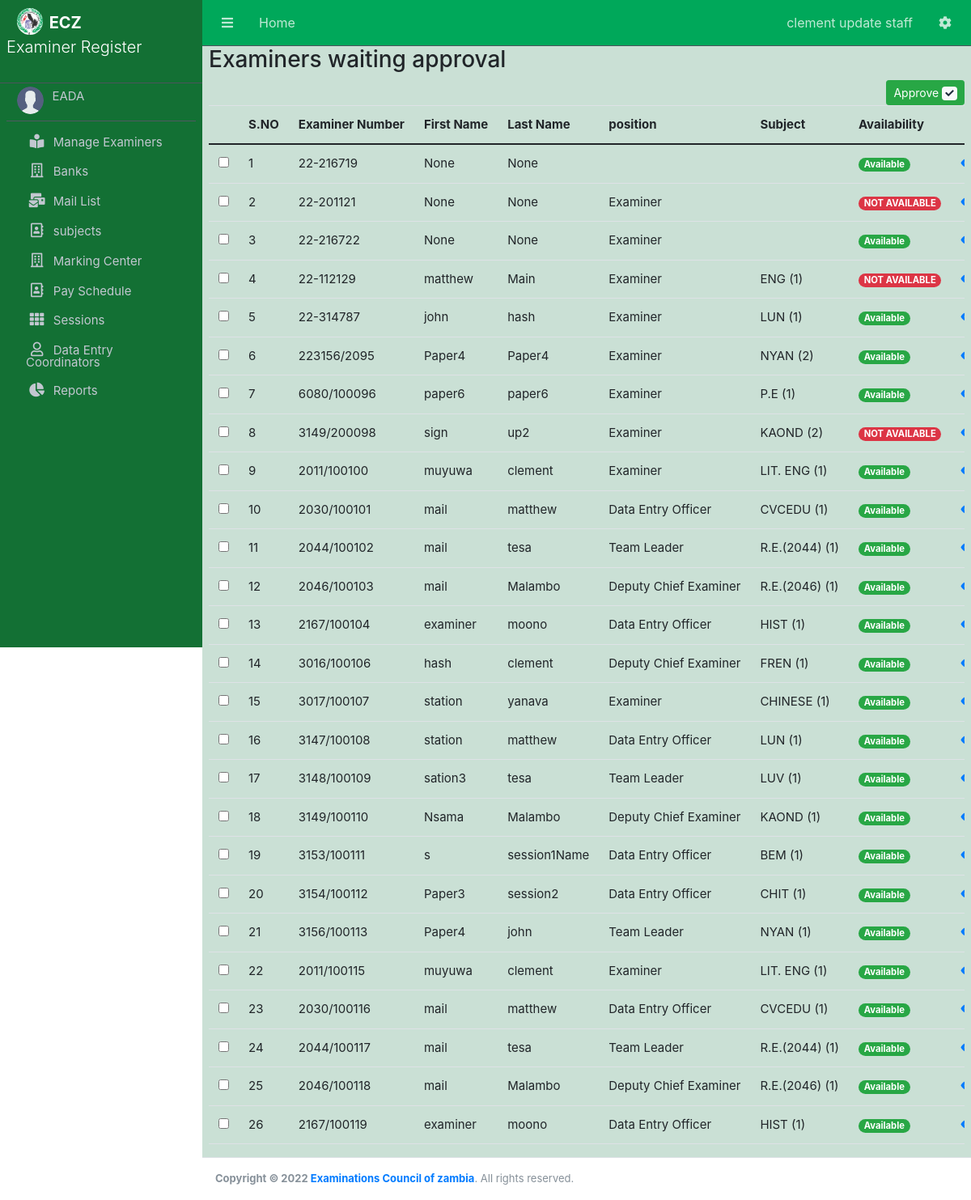
Page /examiner/requests (signed in) on the earlier database version.
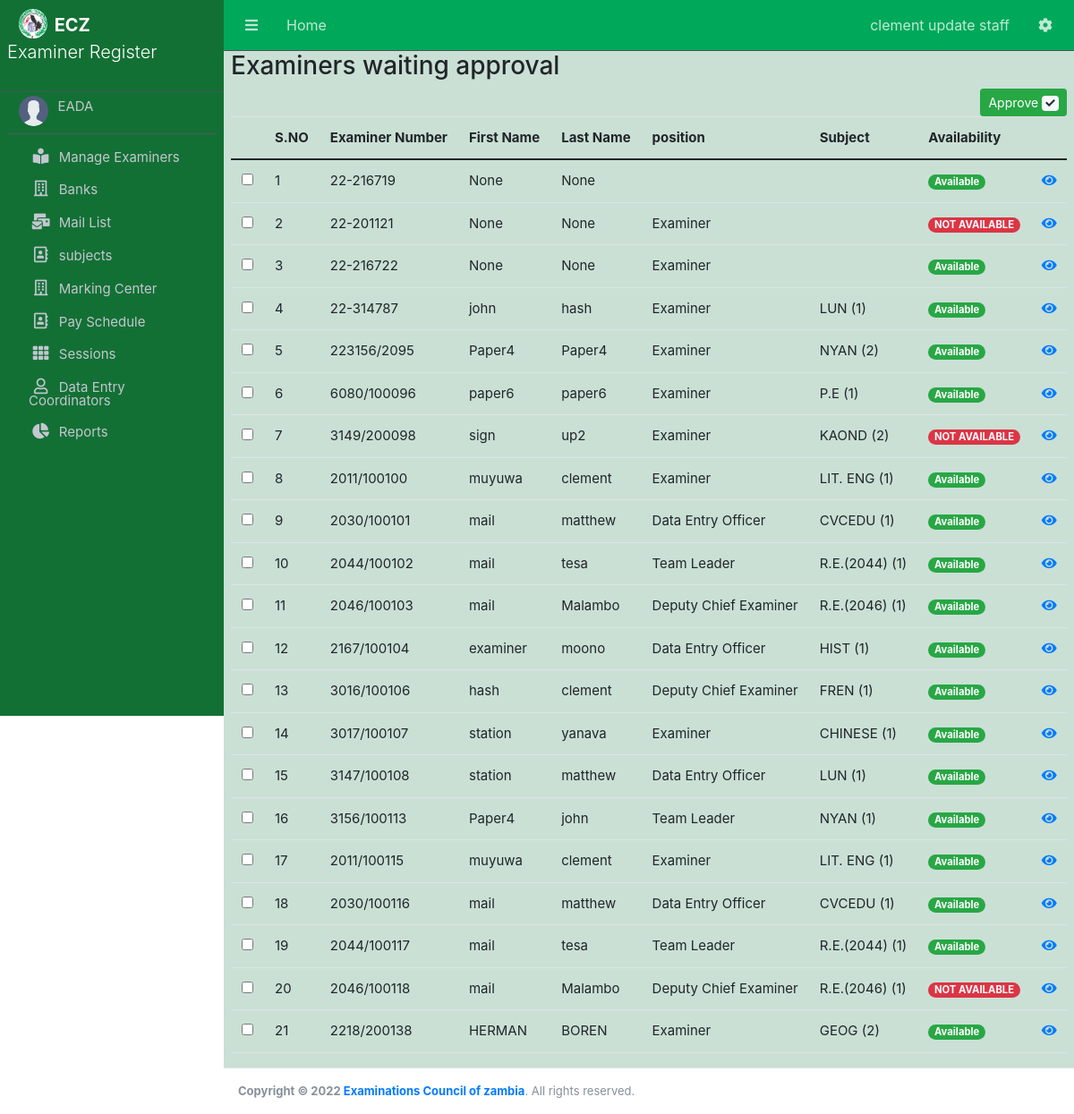
Same page on the later database version.
### Examiner/models.py (models this page shows, shortened)
class Examiner(models.Model):
    user=models.OneToOneField(CustomUser,
        on_delete=models.CASCADE,null=True,blank=True)
    gender_data = ((0,"SELECT GENDER"),(1, "MALE"), (2, "FEMALE"))
    D_O_B=models.DateField(null=False)
    gender = models.IntegerField(default=0, choices=gender_data)
    subject=models.ForeignKey(Subject,to_field="subjectCode",db_column="Subject_Code", on_delete=models.SET_NULL,null=True,blank=True)
    paper=models.ForeignKey(Paper,db_column="Paper_Number", on_delete=models.SET_NULL,null=True)
    position=models.ForeignKey(Position,on_delete=models.SET_NULL,null=True)
    first_name=models.CharField(max_length=50,null=True)
    last_name=models.CharField(max_length=50,null=True)
    ExaminerCode=models.CharField(max_length=11,unique=True)
    Address=models.CharField(max_length=500,null=True)
    province=models.ForeignKey(Province, on_delete=models.SET_NULL,null=True)
    district=models.ForeignKey(Station,related_name="district", on_delete=models.SET_NULL,blank=True,null=True)#from station
    to_province =models.CharField(max_length=50,choices=regions,null=True,blank=True)
    bank=models.ForeignKey(Bank,on_delete=models.SET_NULL,null=True,blank=True)
    branch=models.ForeignKey(BankBranch,on_delete=models.SET_NULL,null=True,blank=True)
    AccountDetails=models.CharField(max_length=150,null=True)
    nrc_regex=RegexValidator(regex=r'([0-9]{6})\/([0-9]{2})\/([0-9]{1})', message="Enter a valid NRC Number")
    NRC=models.CharField(max_length=11,null=True,validators=[nrc_regex])
    t_pin_regex=RegexValidator(regex=r'([0-9]{10})', message="Enter a valid T-Pin Number [0~9 10 digits]")
    TPIN=models.CharField(max_length=10,null=True,validators=[t_pin_regex])
    phone_regex=RegexValidator(regex=r'0([0-9]{9})', message="Enter a valid Phone Number starting: 0")
    cell_Number=models.CharField(max_length=10,null=True,validators=[phone_regex])
    email=models.EmailField(null=True,unique=True)
    created_at = models.DateTimeField(auto_now_add=True)
    updated_at = models.DateTimeField(auto_now=True)
    approved=models.BooleanField(default=False)
    availability=models.BooleanField(default=False)
    session=models.ForeignKey(Session,on_delete=models.CASCADE,null=True,blank=True)
    mail_count=models.IntegerField(default=0)
    objects = models.Manager()

class Position(models.Model):
    name=models.CharField(max_length=50,null=True)

class Subject(models.Model):
    subjectCode=models.CharField(max_length=5,unique=True)
    subjectName=models.CharField(max_length=20,null=True)
    subjectDescription=models.CharField(max_length=50,null=True,blank=True)
    datecreated= models.DateField(auto_now=True)
    dateupdated= models.DateField(auto_now=True)

class Paper(models.Model):
    subject=models.ForeignKey(Subject,to_field="subjectCode",on_delete=models.CASCADE)
    paper_number=models.IntegerField(default=0)
    paper_name=models.CharField(max_length=7)
    paper_description=models.CharField(max_length=50)

### Examiner/EADViews.py (the view, shortened to what this page needs)
# urls.py: path('examiner/requests',EADViews.examinerRequests,name='examiner-requests'),
@login_required()
def examinerRequests(request):
    examiners=Examiner.objects.filter(approved=False)
    context={
        'examiners':examiners
    }
    return render(request,'Examiner/examinerRequests.html',context)

### Examiner/templates/Examiner/examinerRequests.html (shortened to what this page needs)
{%extends 'index.html' %}
{% load static %}
{%block content%}
<h3>Examiners waiting approval</h3>
<span class="float-right" ><a href="#" class="btn btn-success btn-sm" id="appove_multiple_btn">Approve
    <span class="badge badge-light"> <i class="fa fa-check" aria-hidden="true"></i> </span></a> </span>
<div class="table-responsive">
<table class="table table-hover text-nowrap .table-striped" id="examinersTable">
  <thead>
       <tr>
         <th></th>
         <th>S.NO</th>
           <th>Examiner Number</th>
           <th>First Name</th>
           <th>Last Name</th>
           <th>position</th>
           <th>Subject</th>
           <th>Availability</th>
           <th></th>
       </tr>
    </thead>
    <tbody>
       {%for item in examiners %}
   <tr id="{{item.id}}">
      <td><input type="checkbox" name="examiner_id[]" value="{{item.id}}" id="approve_examiner"> </td>
      <td>{{forloop.counter}}</td>
       <td>{{item.ExaminerCode}}</td>
       <td>{{item.first_name}}</td>
       <td>{{item.last_name}}</td>
       <td>{{item.position.name}}</td>
       <td>
        {{item.subject.subjectName}}
        {% if item.paper %}
        ({{item.paper.paper_number}})
        {% endif %}
        </td>
           {% if item.availability %}
            <td><span class="badge badge-pill badge-success" >Available</span></td>
           {% endif %}
           {% if not item.availability %}
           <td><span class="badge badge-pill badge-danger" >NOT AVAILABLE</span></td>
           {% endif %}
       <td><a href="{% url 'examiner-details' item.id %}"><i class='fas fa-eye'></i></a></td>
   </tr>
   {%empty%}
   <h4>no Examiners in list</h4>
       {%endfor%}
</tbody>
   </table>
</div>
{%endblock content%}

### Examiner/templates/EAD/sidebar.html (shortened to what this page needs)
{% load static%}
<aside class="main-sidebar sidebar-dark-primary  ">
   <a href="{% url 'staff-home'%}" class="brand-link">
    <img src="{% static '/img/logo.jpg'%}" alt="AdminLTE Logo" class="brand-image img-circle" style="opacity: 1.0">
    <span class="brand-text font-weight-heavy"><strong>ECZ</strong></span></br>
    <span class="brand-text font-weight-light float-bottom"><p>Examiner Register</p></span>
  </a>
  <div class="sidebar ">
    <div class="user-panel mt-1 pb-2 mb-1 d-flex">
      <div class="image">
        <img src="{% static 'dist/img/user.png'%}" class="img-circle nav-icon" alt="User Image">
      </div>
      <div class="info">
        <a href="#" class="d-block">{{ request.user}}</a>
      </div>
    </div>
      <nav class="sidebar mt-2">
        <ul class="nav nav-pills nav-sidebar flex-column" data-widget="treeview" role="menu" data-accordion="false" id="nav_accordion">
          <li class="nav-item has-submenu">
            <a href="#" class="nav-link">
              <i class='nav-icon fas fa-book-reader' ></i>
              <p>
                Manage Examiners
              </p>
            </a>
          </li>
          <li class="nav-item">
            <a href="{%url 'bank-list'%}" class="nav-link">
              <i class='nav-icon far fa-building' ></i>
              <p>
              Banks
              </p>
            </a>
          </li>
            <li class="nav-item">
            <a href="{%url 'mail-list'%}" class="nav-link">
              <i class='nav-icon fas fa-mail-bulk' ></i>
              <p>
              Mail List
              </p>
            </a>
          </li>
          <li class="nav-item has-submenu">
            <a href="#" class="nav-link">
              <i class='nav-icon far fa-address-book' ></i>
              <p>
                subjects
              </p>
            </a>
          </li>
          <li class="nav-item">
            <a href="{%url 'marking-center'%}" class="nav-link">
              <i class='nav-icon far fa-building' ></i>
              <p>
              Marking Center
              </p>
            </a>
          </li>
          <li class="nav-item has-submenu">
            <a href="#" class="nav-link">
              <i class='nav-icon far fa-address-book' ></i>
              <p>
                Pay Schedule
              </p>
            </a>
          </li>
          <li class="nav-item has-submenu">
            <a href="" class="nav-link">
              <i class="nav-icon fas fa-th"></i>
              <p>
                Sessions
              </p>
            </a>
          </li>
        <li class="nav-item has-submenu">
          <a href="{%url 'ECZStaff-create'%}" class="nav-link">
            <i class="nav-icon fa fa-user-o" ></i>
            <p>
              Data Entry Coordinators
            </p>
          </a>
        </li>
        <li class="nav-item">
          <a href="{%url 'reports'%}" class="nav-link">
            <i class="nav-icon fa fa-pie-chart" aria-hidden="true"></i>
            <p>
            Reports
            </p>
          </a>
        </li>
        </ul>
      </nav>
    </div>
  </aside>

Differences in the rows shown:
no longer on this page (row edited): Examiner: ExaminerCode "22-112129", first_name "matthew", last_name "Main", position.name "Examiner", subject.subjectName "ENG", paper.paper_number "1", availability "NOT AVAILABLE"
no longer on this page (row edited): Examiner: ExaminerCode "3148/100109", first_name "sation3", last_name "tesa", position.name "Team Leader", subject.subjectName "LUV", paper.paper_number "1", availability "Available"
no longer on this page (row edited): Examiner: ExaminerCode "3149/100110", first_name "Nsama", last_name "Malambo", position.name "Deputy Chief Examiner", subject.subjectName "KAOND", paper.paper_number "1", availability "Available"
no longer on this page (row edited): Examiner: ExaminerCode "3153/100111", first_name "s", last_name "session1Name", position.name "Data Entry Officer", subject.subjectName "BEM", paper.paper_number "1", availability "Available"
no longer on this page (row edited): Examiner: ExaminerCode "3154/100112", first_name "Paper3", last_name "session2", position.name "Data Entry Officer", subject.subjectName "CHIT", paper.paper_number "1", availability "Available"
no longer on this page (row edited): Examiner: ExaminerCode "2167/100119", first_name "examiner", last_name "moono", position.name "Data Entry Officer", subject.subjectName "HIST", paper.paper_number "1", availability "Available"
changed Examiner (number 20 of 21 on the later page): availability "Available" → "NOT AVAILABLE"
added Examiner: ExaminerCode "2218/200138", first_name "HERMAN", last_name "BOREN", position.name "Examiner", subject.subjectName "GEOG", paper.paper_number "2", availability "Available"
